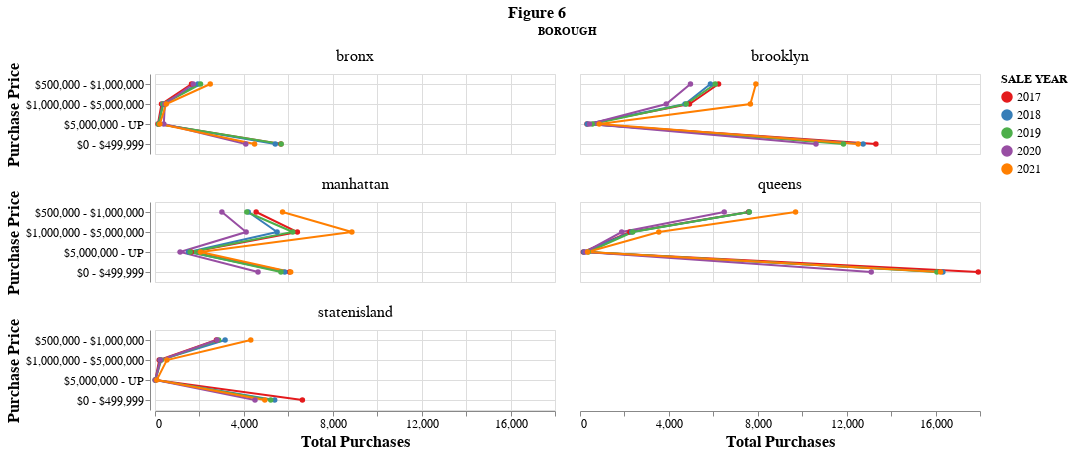

This figure's notebook cell:
### Code cell
# Question06 continued
# Plot
# Title: Homes Purchased With Prices Binned
month_sort = ["0 - $499,999", "$500,000 - $1,000,000", "$1,000,000 - $5,000,000", "$5,000,000 - UP"]
yearly_purchases = alt.Chart(nyc_five_year_bin_df).mark_line(point = True) \
  .encode(
    y = alt.Y("BIN:N", 
              title="Purchase Price", 
              sort=month_sort, 
              axis=alt.Axis(grid=True)),
    x=alt.X("count:Q",title="Total Purchases"),
    color=alt.Color("SALE YEAR:O", legend=alt.Legend(format='d'), scale=alt.Scale(scheme='set1')), \
    facet=alt.Facet('BOROUGH:N', columns=2, header=alt.Header(labelFontSize=16))) \
  .properties(title='Figure 6') \
  .configure_title(fontSize=16, offset=5, orient='top', anchor='middle') \
  .configure_axis(labelFontSize=12, titleFontSize=16) \
  .configure_legend(titleFontSize=12, labelFontSize=12)
yearly_purchases

### Figure 1 — Vega-Lite specification as saved in the notebook (floating-point values rounded to 4 significant figures)
{"config": {"view": {"continuousWidth": 400, "continuousHeight": 300}, "axis": {"labelFontSize": 12, "titleFontSize": 16}, "legend": {"labelFontSize": 12, "titleFontSize": 12}, "title": {"anchor": "middle", "fontSize": 16, "offset": 5, "orient": "top"}}, "data": {"name": "data-387ef94bfacb1302cced431c1f4b75ea"}, "mark": {"type": "line", "point": true}, "encoding": {"color": {"field": "SALE YEAR", "legend": {"format": "d"}, "scale": {"scheme": "set1"}, "type": "ordinal"}, "facet": {"columns": 2, "field": "BOROUGH", "header": {"labelFontSize": 16}, "type": "nominal"}, "x": {"field": "count", "title": "Total Purchases", "type": "quantitative"}, "y": {"axis": {"grid": true}, "field": "BIN", "sort": ["0 - $499,999", "$500,000 - $1,000,000", "$1,000,000 - $5,000,000", "$5,000,000 - UP"], "title": "Purchase Price", "type": "nominal"}}, "title": "Figure 6", "$schema": "https://vega.github.io/schema/vega-lite/v4.17.0.json", "datasets": {"data-387ef94bfacb1302cced431c1f4b75ea": [{"BOROUGH": "bronx", "SALE YEAR": 2017, "BIN": "$0 - $499,999", "count": 5663}, {"BOROUGH": "bronx", "SALE YEAR": 2017, "BIN": "$1,000,000 - $5,000,000", "count": 291}, {"BOROUGH": "bronx", "SALE YEAR": 2017, "BIN": "$5,000,000 - UP", "count": 133}, {"BOROUGH": "bronx", "SALE YEAR": 2017, "BIN": "$500,000 - $1,000,000", "count": 1643}, {"BOROUGH": "bronx", "SALE YEAR": 2018, "BIN": "$0 - $499,999", "count": 5413}, {"BOROUGH": "bronx", "SALE YEAR": 2018, "BIN": "$1,000,000 - $5,000,000", "count": 347}, {"BOROUGH": "bronx", "SALE YEAR": 2018, "BIN": "$5,000,000 - UP", "count": 159}, {"BOROUGH": "bronx", "SALE YEAR": 2018, "BIN": "$500,000 - $1,000,000", "count": 1929}, {"BOROUGH": "bronx", "SALE YEAR": 2019, "BIN": "$0 - $499,999", "count": 5678}, {"BOROUGH": "bronx", "SALE YEAR": 2019, "BIN": "$1,000,000 - $5,000,000", "count": 374}, {"BOROUGH": "bronx", "SALE YEAR": 2019, "BIN": "$5,000,000 - UP", "count": 168}, {"BOROUGH": "bronx", "SALE YEAR": 2019, "BIN": "$500,000 - $1,000,000", "count": 2049}, {"BOROUGH": "bronx", "SALE YEAR": 2020, "BIN": "$0 - $499,999", "count": 4086}, {"BOROUGH": "bronx", "SALE YEAR": 2020, "BIN": "$1,000,000 - $5,000,000", "count": 445}, {"BOROUGH": "bronx", "SALE YEAR": 2020, "BIN": "$5,000,000 - UP", "count": 396}, {"BOROUGH": "bronx", "SALE YEAR": 2020, "BIN": "$500,000 - $1,000,000", "count": 1718}, {"BOROUGH": "bronx", "SALE YEAR": 2021, "BIN": "$0 - $499,999", "count": 4482}, {"BOROUGH": "bronx", "SALE YEAR": 2021, "BIN": "$1,000,000 - $5,000,000", "count": 507}, {"BOROUGH": "bronx", "SALE YEAR": 2021, "BIN": "$5,000,000 - UP", "count": 217}, {"BOROUGH": "bronx", "SALE YEAR": 2021, "BIN": "$500,000 - $1,000,000", "count": 2486}, {"BOROUGH": "brooklyn", "SALE YEAR": 2017, "BIN": "$0 - $499,999", "count": 13316}, {"BOROUGH": "brooklyn", "SALE YEAR": 2017, "BIN": "$1,000,000 - $5,000,000", "count": 4926}, {"BOROUGH": "brooklyn", "SALE YEAR": 2017, "BIN": "$5,000,000 - UP", "count": 314}, {"BOROUGH": "brooklyn", "SALE YEAR": 2017, "BIN": "$500,000 - $1,000,000", "count": 6236}, {"BOROUGH": "brooklyn", "SALE YEAR": 2018, "BIN": "$0 - $499,999", "count": 12741}, {"BOROUGH": "brooklyn", "SALE YEAR": 2018, "BIN": "$1,000,000 - $5,000,000", "count": 4729}, {"BOROUGH": "brooklyn", "SALE YEAR": 2018, "BIN": "$5,000,000 - UP", "count": 326}, {"BOROUGH": "brooklyn", "SALE YEAR": 2018, "BIN": "$500,000 - $1,000,000", "count": 5869}, {"BOROUGH": "brooklyn", "SALE YEAR": 2019, "BIN": "$0 - $499,999", "count": 11856}, {"BOROUGH": "brooklyn", "SALE YEAR": 2019, "BIN": "$1,000,000 - $5,000,000", "count": 4782}, {"BOROUGH": "brooklyn", "SALE YEAR": 2019, "BIN": "$5,000,000 - UP", "count": 553}, {"BOROUGH": "brooklyn", "SALE YEAR": 2019, "BIN": "$500,000 - $1,000,000", "count": 6085}, {"BOROUGH": "brooklyn", "SALE YEAR": 2020, "BIN": "$0 - $499,999", "count": 10621}, {"BOROUGH": "brooklyn", "SALE YEAR": 2020, "BIN": "$1,000,000 - $5,000,000", "count": 3881}, {"BOROUGH": "brooklyn", "SALE YEAR": 2020, "BIN": "$5,000,000 - UP", "count": 426}, {"BOROUGH": "brooklyn", "SALE YEAR": 2020, "BIN": "$500,000 - $1,000,000", "count": 4971}, {"BOROUGH": "brooklyn", "SALE YEAR": 2021, "BIN": "$0 - $499,999", "count": 12519}, {"BOROUGH": "brooklyn", "SALE YEAR": 2021, "BIN": "$1,000,000 - $5,000,000", "count": 7667}, {"BOROUGH": "brooklyn", "SALE YEAR": 2021, "BIN": "$5,000,000 - UP", "count": 864}, {"BOROUGH": "brooklyn", "SALE YEAR": 2021, "BIN": "$500,000 - $1,000,000", "count": 7915}, {"BOROUGH": "manhattan", "SALE YEAR": 2017, "BIN": "$0 - $499,999", "count": 6054}, {"BOROUGH": "manhattan", "SALE YEAR": 2017, "BIN": "$1,000,000 - $5,000,000", "count": 6406}, {"BOROUGH": "manhattan", "SALE YEAR": 2017, "BIN": "$5,000,000 - UP", "count": 1630}, {"BOROUGH": "manhattan", "SALE YEAR": 2017, "BIN": "$500,000 - $1,000,000", "count": 4552}, {"BOROUGH": "manhattan", "SALE YEAR": 2018, "BIN": "$0 - $499,999", "count": 5840}, {"BOROUGH": "manhattan", "SALE YEAR": 2018, "BIN": "$1,000,000 - $5,000,000", "count": 5493}, {"BOROUGH": "manhattan", "SALE YEAR": 2018, "BIN": "$5,000,000 - UP", "count": 1512}, {"BOROUGH": "manhattan", "SALE YEAR": 2018, "BIN": "$500,000 - $1,000,000", "count": 4196}, {"BOROUGH": "manhattan", "SALE YEAR": 2019, "BIN": "$0 - $499,999", "count": 5667}, {"BOROUGH": "manhattan", "SALE YEAR": 2019, "BIN": "$1,000,000 - $5,000,000", "count": 6200}, {"BOROUGH": "manhattan", "SALE YEAR": 2019, "BIN": "$5,000,000 - UP", "count": 1584}, {"BOROUGH": "manhattan", "SALE YEAR": 2019, "BIN": "$500,000 - $1,000,000", "count": 4132}, {"BOROUGH": "manhattan", "SALE YEAR": 2020, "BIN": "$0 - $499,999", "count": 4636}, {"BOROUGH": "manhattan", "SALE YEAR": 2020, "BIN": "$1,000,000 - $5,000,000", "count": 4102}, {"BOROUGH": "manhattan", "SALE YEAR": 2020, "BIN": "$5,000,000 - UP", "count": 1131}, {"BOROUGH": "manhattan", "SALE YEAR": 2020, "BIN": "$500,000 - $1,000,000", "count": 3011}, {"BOROUGH": "manhattan", "SALE YEAR": 2021, "BIN": "$0 - $499,999", "count": 6106}, {"BOROUGH": "manhattan", "SALE YEAR": 2021, "BIN": "$1,000,000 - $5,000,000", "count": 8860}, {"BOROUGH": "manhattan", "SALE YEAR": 2021, "BIN": "$5,000,000 - UP", "count": 2050}, {"BOROUGH": "manhattan", "SALE YEAR": 2021, "BIN": "$500,000 - $1,000,000", "count": 5740}, {"BOROUGH": "queens", "SALE YEAR": 2017, "BIN": "$0 - $499,999", "count": 17922}, {"BOROUGH": "queens", "SALE YEAR": 2017, "BIN": "$1,000,000 - $5,000,000", "count": 2245}, {"BOROUGH": "queens", "SALE YEAR": 2017, "BIN": "$5,000,000 - UP", "count": 147}, {"BOROUGH": "queens", "SALE YEAR": 2017, "BIN": "$500,000 - $1,000,000", "count": 7585}, {"BOROUGH": "queens", "SALE YEAR": 2018, "BIN": "$0 - $499,999", "count": 16330}, {"BOROUGH": "queens", "SALE YEAR": 2018, "BIN": "$1,000,000 - $5,000,000", "count": 2327}, {"BOROUGH": "queens", "SALE YEAR": 2018, "BIN": "$5,000,000 - UP", "count": 173}, {"BOROUGH": "queens", "SALE YEAR": 2018, "BIN": "$500,000 - $1,000,000", "count": 7608}, {"BOROUGH": "queens", "SALE YEAR": 2019, "BIN": "$0 - $499,999", "count": 16063}, {"BOROUGH": "queens", "SALE YEAR": 2019, "BIN": "$1,000,000 - $5,000,000", "count": 2373}, {"BOROUGH": "queens", "SALE YEAR": 2019, "BIN": "$5,000,000 - UP", "count": 369}, {"BOROUGH": "queens", "SALE YEAR": 2019, "BIN": "$500,000 - $1,000,000", "count": 7616}, {"BOROUGH": "queens", "SALE YEAR": 2020, "BIN": "$0 - $499,999", "count": 13106}, {"BOROUGH": "queens", "SALE YEAR": 2020, "BIN": "$1,000,000 - $5,000,000", "count": 1876}, {"BOROUGH": "queens", "SALE YEAR": 2020, "BIN": "$5,000,000 - UP", "count": 228}, {"BOROUGH": "queens", "SALE YEAR": 2020, "BIN": "$500,000 - $1,000,000", "count": 6491}, {"BOROUGH": "queens", "SALE YEAR": 2021, "BIN": "$0 - $499,999", "count": 16223}, {"BOROUGH": "queens", "SALE YEAR": 2021, "BIN": "$1,000,000 - $5,000,000", "count": 3546}, {"BOROUGH": "queens", "SALE YEAR": 2021, "BIN": "$5,000,000 - UP", "count": 342}, {"BOROUGH": "queens", "SALE YEAR": 2021, "BIN": "$500,000 - $1,000,000", "count": 9701}, {"BOROUGH": "statenisland", "SALE YEAR": 2017, "BIN": "$0 - $499,999", "count": 6632}, {"BOROUGH": "statenisland", "SALE YEAR": 2017, "BIN": "$1,000,000 - $5,000,000", "count": 189}, {"BOROUGH": "statenisland", "SALE YEAR": 2017, "BIN": "$5,000,000 - UP", "count": 13}, {"BOROUGH": "statenisland", "SALE YEAR": 2017, "BIN": "$500,000 - $1,000,000", "count": 2763}, {"BOROUGH": "statenisland", "SALE YEAR": 2018, "BIN": "$0 - $499,999", "count": 5386}, {"BOROUGH": "statenisland", "SALE YEAR": 2018, "BIN": "$1,000,000 - $5,000,000", "count": 231}, {"BOROUGH": "statenisland", "SALE YEAR": 2018, "BIN": "$5,000,000 - UP", "count": 18}, {"BOROUGH": "statenisland", "SALE YEAR": 2018, "BIN": "$500,000 - $1,000,000", "count": 3155}, {"BOROUGH": "statenisland", "SALE YEAR": 2019, "BIN": "$0 - $499,999", "count": 5210}, {"BOROUGH": "statenisland", "SALE YEAR": 2019, "BIN": "$1,000,000 - $5,000,000", "count": 284}, {"BOROUGH": "statenisland", "SALE YEAR": 2019, "BIN": "$5,000,000 - UP", "count": 14}, {"BOROUGH": "statenisland", "SALE YEAR": 2019, "BIN": "$500,000 - $1,000,000", "count": 2863}, {"BOROUGH": "statenisland", "SALE YEAR": 2020, "BIN": "$0 - $499,999", "count": 4501}, {"BOROUGH": "statenisland", "SALE YEAR": 2020, "BIN": "$1,000,000 - $5,000,000", "count": 252}, {"BOROUGH": "statenisland", "SALE YEAR": 2020, "BIN": "$5,000,000 - UP", "count": 18}, {"BOROUGH": "statenisland", "SALE YEAR": 2020, "BIN": "$500,000 - $1,000,000", "count": 2788}, {"BOROUGH": "statenisland", "SALE YEAR": 2021, "BIN": "$0 - $499,999", "count": 4942}, {"BOROUGH": "statenisland", "SALE YEAR": 2021, "BIN": "$1,000,000 - $5,000,000", "count": 534}, {"BOROUGH": "statenisland", "SALE YEAR": 2021, "BIN": "$5,000,000 - UP", "count": 79}, {"BOROUGH": "statenisland", "SALE YEAR": 2021, "BIN": "$500,000 - $1,000,000", "count": 4310}]}}
